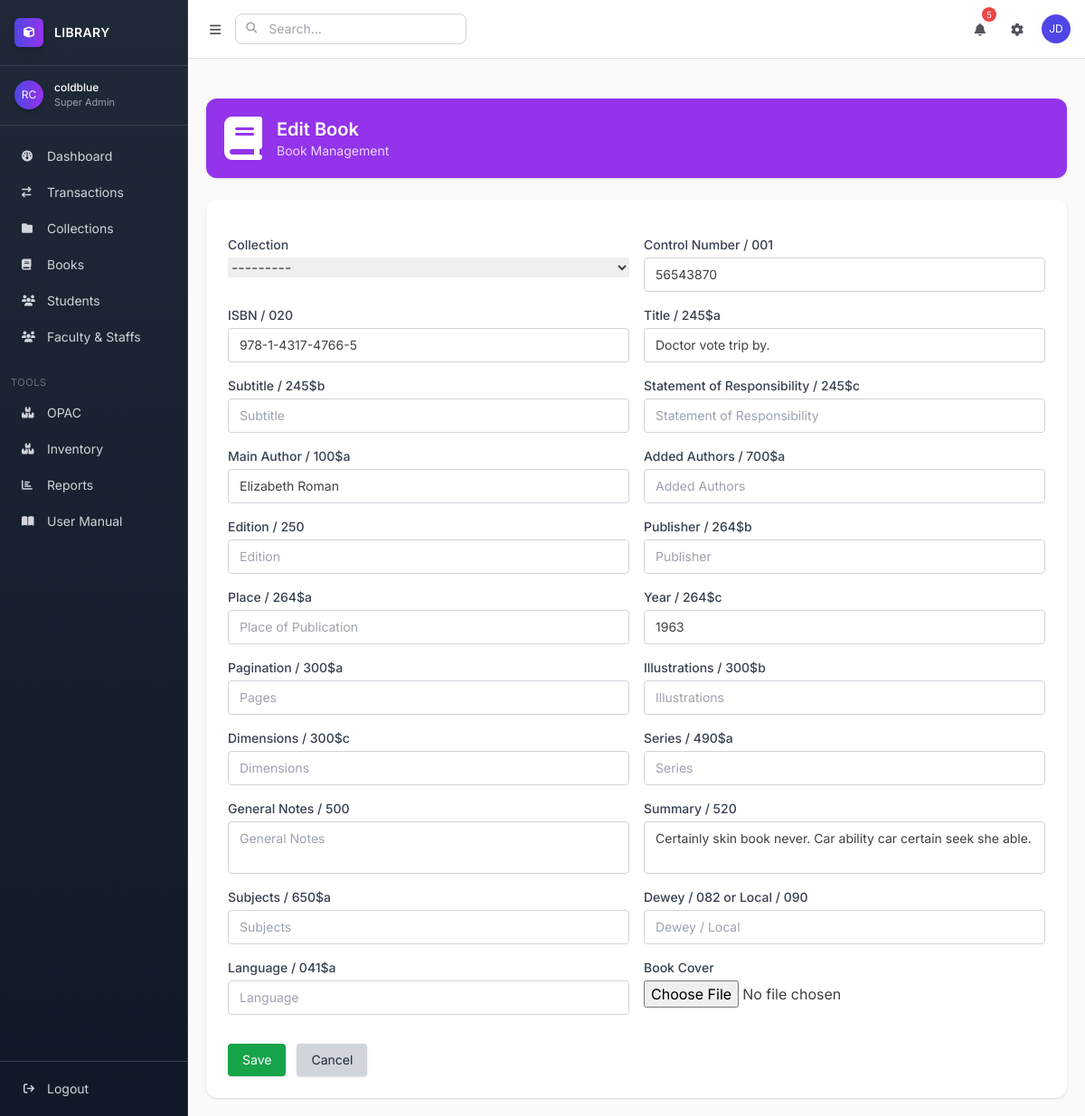
The app's page /library/10/edit/ (signed in) with its own data.
### apps/app2/models.py (models this page shows, shortened)
class Book(models.Model):
    collection = models.ForeignKey(
        Collection, on_delete=models.SET_NULL, null=True, blank=True, related_name="books"
    )
    control_number = models.CharField(max_length=50, unique=True, verbose_name="Control Number / 001")
    isbn = models.CharField(max_length=20, blank=True, null=True, verbose_name="ISBN / 020")
    title = models.CharField(max_length=255, verbose_name="Title / 245$a")
    subtitle = models.CharField(max_length=255, blank=True, null=True, verbose_name="Subtitle / 245$b")
    statement_of_responsibility = models.CharField(max_length=255, blank=True, null=True, verbose_name="Statement of Responsibility / 245$c")
    author = models.CharField(max_length=255, verbose_name="Main Author / 100$a")
    added_authors = models.CharField(max_length=255, blank=True, null=True, verbose_name="Added Authors / 700$a")
    edition = models.CharField(max_length=100, blank=True, null=True, verbose_name="Edition / 250")
    publisher = models.CharField(max_length=255, blank=True, null=True, verbose_name="Publisher / 264$b")
    publication_place = models.CharField(max_length=255, blank=True, null=True, verbose_name="Place / 264$a")
    publication_year = models.CharField(max_length=4, blank=True, null=True, verbose_name="Year / 264$c")
    pages = models.CharField(max_length=50, blank=True, null=True, verbose_name="Pagination / 300$a")
    illustrations = models.CharField(max_length=255, blank=True, null=True, verbose_name="Illustrations / 300$b")
    dimensions = models.CharField(max_length=50, blank=True, null=True, verbose_name="Dimensions / 300$c")
    series = models.CharField(max_length=255, blank=True, null=True, verbose_name="Series / 490$a")
    notes = models.TextField(blank=True, null=True, verbose_name="General Notes / 500")
    summary = models.TextField(blank=True, null=True, verbose_name="Summary / 520")
    subjects = models.CharField(max_length=255, blank=True, null=True, verbose_name="Subjects / 650$a")
    classification = models.CharField(max_length=50, blank=True, null=True, verbose_name="Dewey / 082 or Local / 090")
    language = models.CharField(max_length=50, blank=True, null=True, verbose_name="Language / 041$a")
    cover_image = models.ImageField(
        upload_to='book_covers/', blank=True, null=True, verbose_name="Book Cover"
    )
    created_at = models.DateTimeField(auto_now_add=True)
    updated_at = models.DateTimeField(auto_now=True)

### apps/app2/views/all.py (the view)
# urls.py: path('<int:pk>/edit/', views.book_update, name='book_update'),
@login_required
def book_update(request, pk):
    book = get_object_or_404(Book, pk=pk)
    if request.method == "POST":
        form = BookForm(request.POST, request.FILES, instance=book)  # <-- add request.FILES
        if form.is_valid():
            form.save()
            messages.success(request, "Book has been successfully updated!")  # <-- success message
            return redirect('book_list')
        else:
            messages.error(request, "Please correct the errors below.")  # <-- optional error message
    else:
        form = BookForm(instance=book)
    return render(request, 'app2/book/book_form.html', {'form': form})

### apps/app2/models.py (called while the page is built)
    def __str__(self):
        return self.name

### templates/app2/book/book_form.html (shortened to what this page needs)
{% extends 'base.html' %}
{% block content %}
<div class="flex items-center p-5 my-6 bg-purple-600 text-white rounded-xl shadow">
    <i class="fas fa-book fa-3x mr-4"></i>
    <div>
        <h1 class="text-xl font-semibold">
            {{ form.instance.pk|yesno:"Edit Book,Add New Book" }}
        </h1>
        <p class="text-sm opacity-80">Book Management</p>
    </div>
</div>
<div class="bg-white rounded-xl shadow p-6">
    <form method="post" enctype="multipart/form-data" class="space-y-4">
        <div class="grid grid-cols-1 md:grid-cols-2 gap-4">
            {% for field in form %}
            <div class="flex flex-col">
                <label class="text-sm font-medium text-gray-700 mb-1">{{ field.label }}</label>
                {{ field }}
            </div>
            {% endfor %}
        </div>
        <div class="flex flex-wrap gap-3 pt-4">
            <button type="submit"
                class="px-4 py-2 bg-green-600 text-white rounded shadow hover:bg-green-700 text-sm">
                Save
            </button>
            <a href="{% url 'book_list' %}"
               class="px-4 py-2 bg-gray-300 text-gray-800 rounded shadow hover:bg-gray-400 text-sm">
                Cancel
            </a>
        </div>
    </form>
</div>
{% endblock %}

### templates/base.html (shortened to what this page needs)
{% load static %} {% load custom_filters %}
<!DOCTYPE html>
<html lang="en">
	<head>
		<script src="https://cdn.tailwindcss.com"></script>
		<link rel="stylesheet" href="https://cdnjs.cloudflare.com/ajax/libs/font-awesome/6.4.0/css/all.min.css" />
		<link href="https://cdn.jsdelivr.net/npm/select2@4.1.0/dist/css/select2.min.css" rel="stylesheet" />
	</head>
	<body class="bg-soft-50 text-soft-700">
		<div class="flex h-screen overflow-hidden">
			<aside class="thin-sidebar w-16 lg:w-52 dark-sidebar border-r border-gray-700 flex flex-col">
				<div class="px-4 py-5 border-b border-gray-700">
					<div class="flex items-center space-x-2 lg:space-x-3">
						<div class="w-8 h-8 rounded-md bg-gradient-to-r from-accent-500 to-purple-600 flex items-center justify-center text-white text-xs shadow-lg">
							<i class="fa-solid fa-cube"></i>
						</div>
						<span class="hidden lg:block text-sm tracking-wide font-semibold text-white"> LIBRARY </span>
					</div>
				</div>
				<div class="px-4 py-4 border-b border-gray-700 flex items-center space-x-3">
					<div class="h-8 w-8 rounded-full bg-gradient-to-r from-accent-500 to-purple-600 text-white flex items-center justify-center text-xs shadow-md">RC</div>
					<div class="hidden lg:block">
						<p class="text-xs font-medium text-white">{{ request.user.get_full_name|default:request.user.username }}</p>
						<p class="text-[11px] text-gray-400">{{ request.user.role|default:"Super Admin" }}</p>
					</div>
				</div>
				<nav class="flex-1 overflow-y-auto slim-scrollbar py-4">
					<ul class="space-y-1 px-3 text-sm">
						<li>
							<a href="{% url 'dashboard' %}" class="flex items-center px-3 py-2 rounded-lg hover:bg-gray-700 transition-all duration-200 {% if request.resolver_match.url_name == 'dashboard' %} bg-gray-700 text-white {% else %} text-gray-300 {% endif %}">
								<i class="fa-solid fa-gauge text-xs w-4"></i>
								<span class="hidden lg:block ml-3">Dashboard</span>
							</a>
						</li>
						<li>
							<a href="{% url 'transaction_list' %}" class="flex items-center px-3 py-2 rounded-lg hover:bg-gray-700 transition-all duration-200 {% if request.resolver_match.url_name == 'transaction_list' %} bg-gray-700 text-white {% else %} text-gray-300 {% endif %}">
								<i class="fa-solid fa-arrow-right-arrow-left text-xs w-4"></i>
								<span class="hidden lg:block ml-3">Transactions</span>
							</a>
						</li>
						<li>
							<a href="{% url 'collection_list' %}" class="flex items-center px-3 py-2 rounded-lg hover:bg-gray-700 transition-all duration-200 {% if request.resolver_match.url_name == 'collection_list' %} bg-gray-700 text-white {% else %} text-gray-300 {% endif %}">
								<i class="fa-solid fa-folder text-xs w-4"></i>
								<span class="hidden lg:block ml-3">Collections</span>
							</a>
						</li>
						<li>
							<a href="{% url 'book_list' %}" class="flex items-center px-3 py-2 rounded-lg hover:bg-gray-700 transition-all duration-200 {% if request.resolver_match.url_name == 'book_list' %} bg-gray-700 text-white {% else %} text-gray-300 {% endif %}">
								<i class="fa-solid fa-book text-xs w-4"></i>
								<span class="hidden lg:block ml-3">Books</span>
							</a>
						</li>
						<li>
							<a href="{% url 'library_students' %}" class="flex items-center px-3 py-2 rounded-lg hover:bg-gray-700 transition-all duration-200 {% if request.resolver_match.url_name == 'library_students' %} bg-gray-700 text-white {% else %} text-gray-300 {% endif %}">
								<i class="fa-solid fa-users text-xs w-4"></i>
								<span class="hidden lg:block ml-3">Students</span>
							</a>
						</li>
						<li>
							<a href="{% url 'library_students' %}" class="flex items-center px-3 py-2 rounded-lg hover:bg-gray-700 transition-all duration-200 {% if request.resolver_match.url_name == 'staffs' %} bg-gray-700 text-white {% else %} text-gray-300 {% endif %}">
								<i class="fa-solid fa-users text-xs w-4"></i>
								<span class="hidden lg:block ml-3">Faculty & Staffs</span>
							</a>
						</li>
					</ul>
					<div class="hidden lg:block px-3 mt-6 mb-2 text-[11px] uppercase text-gray-500 tracking-wider">Tools</div>
					<ul class="space-y-1 px-3 text-sm">
						<li>
							<a href="{% url 'opac' %}" class="flex items-center px-3 py-2 rounded-lg hover:bg-gray-700 text-gray-300 transition-all duration-200">
								<i class="fa-solid fa-boxes text-xs w-4"></i>
								<span class="hidden lg:block ml-3">OPAC</span>
							</a>
						</li>
						<li>
							<a href="#" class="flex items-center px-3 py-2 rounded-lg hover:bg-gray-700 text-gray-300 transition-all duration-200">
								<i class="fa-solid fa-boxes text-xs w-4"></i>
								<span class="hidden lg:block ml-3">Inventory</span>
							</a>
						</li>
						<li>
							<a href="#" class="flex items-center px-3 py-2 rounded-lg hover:bg-gray-700 text-gray-300 transition-all duration-200">
								<i class="fa-solid fa-chart-bar text-xs w-4"></i>
								<span class="hidden lg:block ml-3">Reports</span>
							</a>
						</li>
						<li>
							<a href="{% url 'manual' %}" class="flex items-center px-3 py-2 rounded-lg hover:bg-gray-700 text-gray-300 transition-all duration-200 {% if request.resolver_match.url_name == 'manual' %} bg-gray-700 text-white {% else %} text-gray-300 {% endif %}">
								<i class="fa-solid fa-book-open text-xs w-4"></i>
								<span class="hidden lg:block ml-3">User Manual</span>
							</a>
						</li>
					</ul>
				</nav>
				<div class="border-t border-gray-700 p-3">
					{% if user.is_authenticated %}
					<form method="POST" action="{% url 'logout' %}">
						<button class="flex items-center w-full px-3 py-2 text-sm rounded-lg hover:bg-gray-700 text-gray-300 transition-all duration-200" type="submit">
							<i class="fa-solid fa-arrow-right-from-bracket text-xs w-4"></i>
							<span class="hidden lg:block ml-3">Logout</span>
						</button>
					</form>
					{% endif %}
				</div>
			</aside>
			<div class="flex-1 flex flex-col overflow-hidden">
				<header class="bg-white border-b border-soft-200 px-4 py-3 flex items-center justify-between">
					<div class="flex items-center space-x-2">
						<button id="sidebarToggle" class="p-2 rounded-md hover:bg-soft-100 text-soft-600">
							<i class="fa-solid fa-bars text-sm"></i>
						</button>
						<div class="relative">
							<i class="fa-solid fa-search absolute left-3 top-2 text-soft-400 text-xs"></i>
							<input type="text" placeholder="Search..." class="pl-9 pr-3 py-1.5 text-sm border border-soft-300 rounded-lg focus:ring-accent-500 focus:border-accent-500 w-48 lg:w-64" />
						</div>
					</div>
					<div class="flex items-center space-x-3">
						<button class="relative p-2 rounded-md hover:bg-soft-100 text-soft-600">
							<i class="fa-solid fa-bell text-sm"></i>
							<span class="absolute -top-1 -right-1 bg-red-500 text-white text-[10px] h-4 w-4 rounded-full flex items-center justify-center">5</span>
						</button>
						<button class="p-2 rounded-md hover:bg-soft-100 text-soft-600">
							<i class="fa-solid fa-gear text-sm"></i>
						</button>
						<div class="h-8 w-8 rounded-full bg-accent-500 text-white flex items-center justify-center text-xs">JD</div>
					</div>
				</header>
				<main class="flex-1 overflow-y-auto slim-scrollbar p-5 bg-soft-50">
					{% block content %}{% endblock %}
				</main>
			</div>
		</div>
	</body>
</html>

### templates/base.html (style rules this page uses)
* { font-family: "Inter", sans-serif; }
.thin-sidebar { transition: all 0.2s ease; }
.dark-sidebar { background: linear-gradient(180deg, #1f2937 0%, #111827 100%); }

### records on screen
Book: instance.pk "Edit Book", form "---------" "56543870" "978-1-4317-4766-5" "Doctor vote trip by." "Elizabeth Roman" "1963" "Certainly skin book never. Car ability car certain seek she able."

### other values on screen
{{ request.user.get_full_name|default:request.user.username }} "coldblue"
{{ request.user.role|default:"Super Admin" }} "Super Admin"
{{ field.label }} "Collection" "Control Number / 001" "ISBN / 020" "Title / 245$a" "Subtitle / 245$b" "Statement of Responsibility / 245$c" "Main Author / 100$a" "Added Authors / 700$a" "Edition / 250" "Publisher / 264$b" "Place / 264$a" "Year / 264$c" "Pagination / 300$a" "Illustrations / 300$b" "Dimensions / 300$c" "Series / 490$a" "General Notes / 500" "Summary / 520" "Subjects / 650$a" "Dewey / 082 or Local / 090" "Language / 041$a" "Book Cover"
